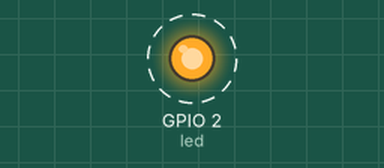
Recording of a program running on a simulated ESP32 board running MicroPython. Parts: output pins drawn as LEDs (lit = HIGH). Dashed ring = blinking.

Above: at 0.2 s.
Timing chart, 0 to 3.0 s (numbered marks = the images above):
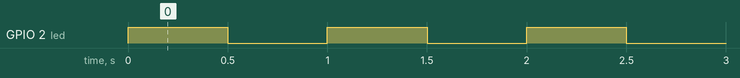

The program:

pisca-pisca.py
```python
import time
from machine import Pin
led=Pin(2, Pin.OUT)       # GPIO5 - D1 (ESP8266)
                          # GPIO2 - D2 (ESP32)
while True:
  led.value(1)            # Ligar
  time.sleep(0.5)
  led.value(0)            # Desligar
  time.sleep(0.5)
```

Measured:
- by itself, GPIO 2 (led): alternates HIGH for 0.50 s and LOW for 0.50 s
